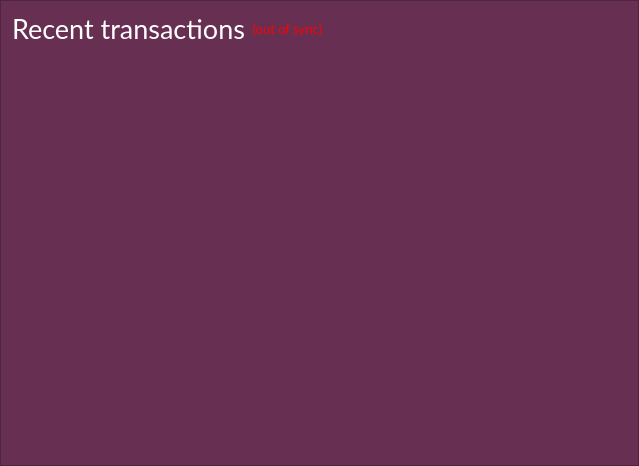
        <widget class="QFrame" name="toprightframe">
         <property name="minimumSize">
          <size>
           <width>639</width>
           <height>466</height>
          </size>
         </property>
         <property name="styleSheet">
          <string notr="true">color: rgb(255, 255, 255);

alternate-background-color: rgb(89, 38, 68);

background-color:  rgb(103, 47, 82);</string>
         </property>
         <property name="frameShape">
          <enum>QFrame::StyledPanel</enum>
         </property>
         <property name="frameShadow">
          <enum>QFrame::Raised</enum>
         </property>
         <layout class="QVBoxLayout" name="verticalLayout">
          <item>
           <layout class="QHBoxLayout" name="horizontalLayout_2">
            <property name="topMargin">
             <number>0</number>
            </property>
            <property name="rightMargin">
             <number>0</number>
            </property>
            <property name="bottomMargin">
             <number>9</number>
            </property>
            <item>
             <widget class="QLabel" name="label_4">
              <property name="font">
               <font>
                <family>Lato</family>
                <pointsize>20</pointsize>
                <weight>50</weight>
                <italic>false</italic>
                <bold>false</bold>
               </font>
              </property>
              <property name="styleSheet">
               <string notr="true">color: rgb(255, 255, 255);
background-color: transparent;
font: 20pt &quot;Lato&quot;;</string>
              </property>
              <property name="frameShadow">
               <enum>QFrame::Sunken</enum>
              </property>
              <property name="lineWidth">
               <number>0</number>
              </property>
              <property name="text">
               <string>Recent transactions</string>
              </property>
             </widget>
            </item>
            <item>
             <widget class="QLabel" name="labelTransactionsStatus">
              <property name="font">
               <font>
                <family>Lato</family>
                <pointsize>10</pointsize>
               </font>
              </property>
              <property name="toolTip">
               <string>The displayed information may be out of date. Your wallet automatically synchronizes with the Talkcoin network after a connection is established, but this process has not completed yet.</string>
              </property>
              <property name="styleSheet">
               <string notr="true">QLabel { color: red; background-color: transparent }</string>
              </property>
              <property name="text">
               <string notr="true">(out of sync)</string>
              </property>
              <property name="alignment">
               <set>Qt::AlignRight|Qt::AlignTrailing|Qt::AlignVCenter</set>
              </property>
             </widget>
            </item>
            <item>
             <spacer name="horizontalSpacer">
              <property name="orientation">
               <enum>Qt::Horizontal</enum>
              </property>
              <property name="sizeHint" stdset="0">
               <size>
                <width>40</width>
                <height>20</height>
               </size>
              </property>
             </spacer>
            </item>
           </layout>
          </item>
          <item>
           <widget class="QFrame" name="frame_3">
            <property name="styleSheet">
             <string notr="true">background-color: transparent;</string>
            </property>
            <property name="frameShape">
             <enum>QFrame::StyledPanel</enum>
            </property>
            <property name="frameShadow">
             <enum>QFrame::Raised</enum>
            </property>
           </widget>
          </item>
          <item>
           <widget class="QListView" name="listTransactions">
            <property name="sizePolicy">
             <sizepolicy hsizetype="Expanding" vsizetype="Expanding">
              <horstretch>0</horstretch>
              <verstretch>0</verstretch>
             </sizepolicy>
            </property>
            <property name="minimumSize">
             <size>
              <width>0</width>
              <height>0</height>
             </size>
            </property>
            <property name="font">
             <font>
              <family>Lato</family>
              <pointsize>11</pointsize>
              <weight>50</weight>
              <italic>false</italic>
              <bold>false</bold>
             </font>
            </property>
            <property name="autoFillBackground">
             <bool>false</bool>
            </property>
            <property name="styleSheet">
             <string notr="true">QListView {font: 11pt &quot;Lato&quot;;
 background: rgb(103,47,82);
alternate-background-color: rgb(89,38,68); }
QToolTip {
     color: white;
     font-size:9pt;font-family:'Lato';
     border: 4px solid ;
     border-radius: 13px;
     opacity: 700;
     border-color: rgb(89,38,68);
     background-color: rgb(62,29,67);
 }</string>
            </property>
            <property name="frameShape">
             <enum>QFrame::NoFrame</enum>
            </property>
            <property name="verticalScrollBarPolicy">
             <enum>Qt::ScrollBarAlwaysOff</enum>
            </property>
            <property name="horizontalScrollBarPolicy">
             <enum>Qt::ScrollBarAlwaysOff</enum>
            </property>
            <property name="selectionMode">
             <enum>QAbstractItemView::NoSelection</enum>
            </property>
            <property name="resizeMode">
             <enum>QListView::Adjust</enum>
            </property>
           </widget>
          </item>
         </layout>
        </widget>
